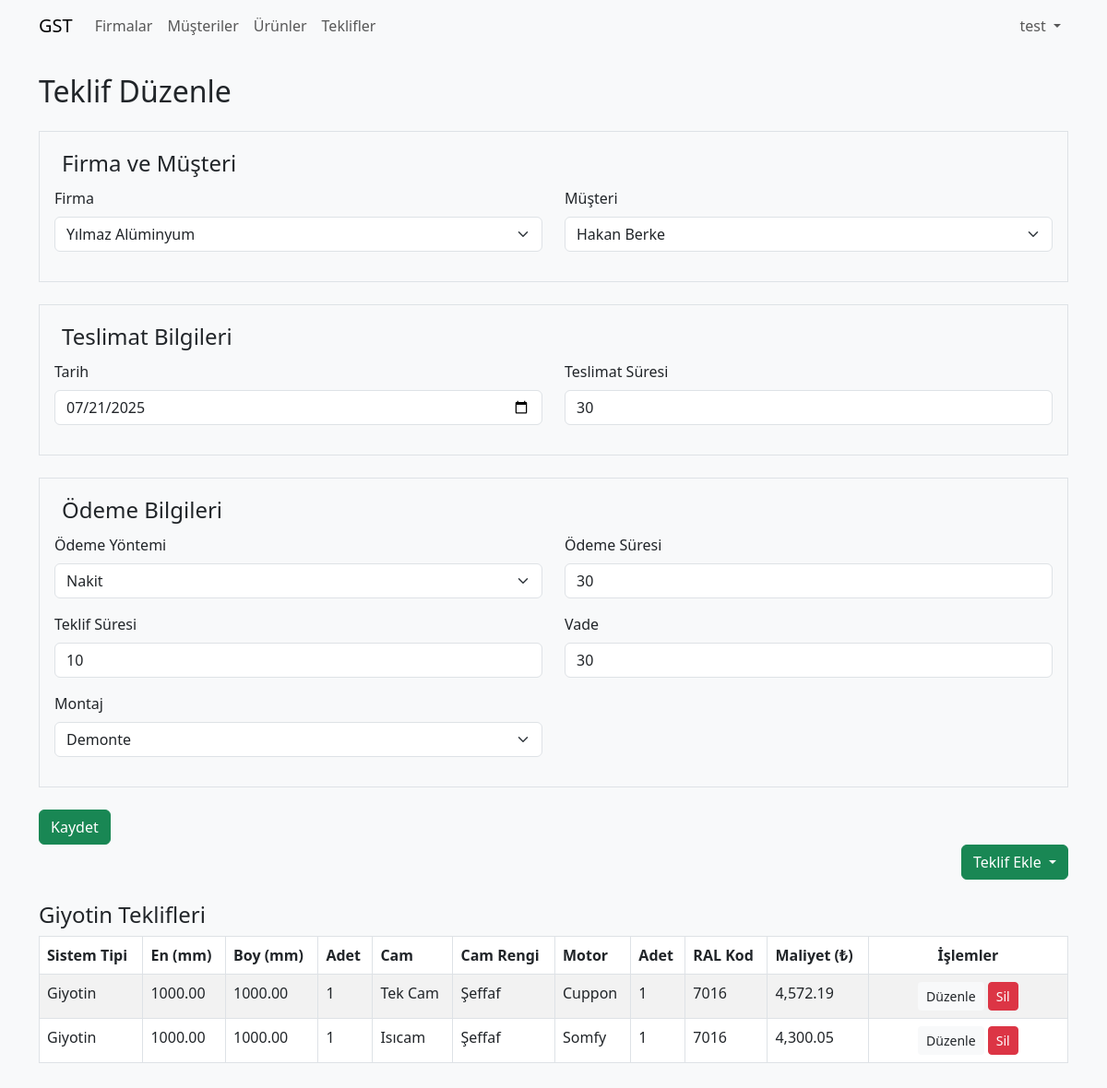
/offer_form?id=4 (signed in), run on an earlier commit of the app's database.
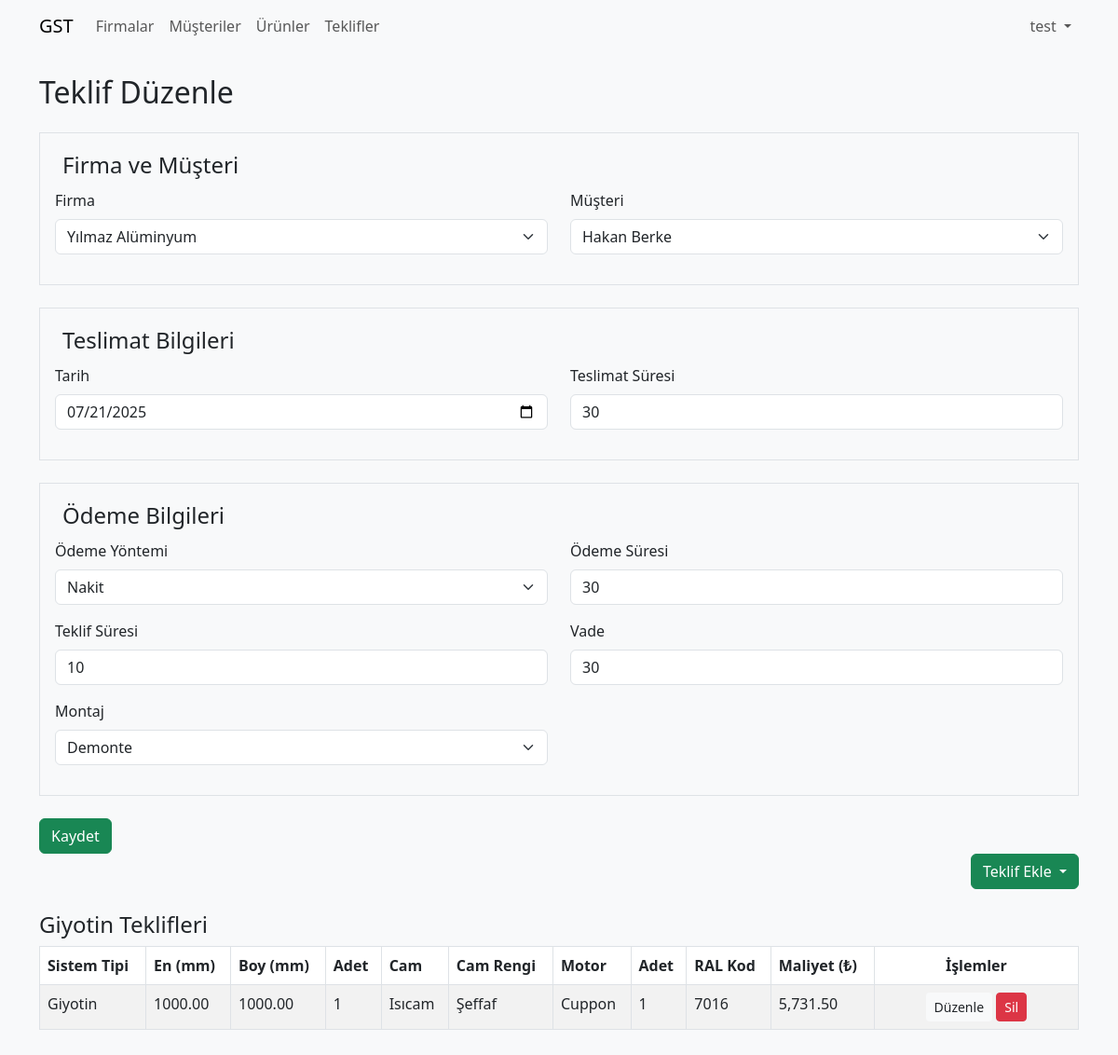
And on a later commit of the database.
### tables this page shows
CREATE TABLE `guillotine_quotes` (
  `id` bigint(20) UNSIGNED NOT NULL,
  `master_quote_id` bigint(20) UNSIGNED NOT NULL,
  `system_type` varchar(50) NOT NULL,
  `width_mm` decimal(10,2) NOT NULL,
  `height_mm` decimal(10,2) NOT NULL,
  `system_qty` int(10) UNSIGNED NOT NULL,
  `motor_system` varchar(50) DEFAULT NULL,
  `remote_system` varchar(50) DEFAULT NULL,
  `remote_qty` int(10) UNSIGNED DEFAULT NULL,
  `ral_code` varchar(50) DEFAULT NULL,
  `glass_type` varchar(50) DEFAULT NULL,
  `glass_color` varchar(50) DEFAULT NULL,
  `total_price` decimal(12,2) DEFAULT NULL,
  `profit_margin_rate` decimal(5,2) DEFAULT NULL COMMENT 'Yüzde cinsinden kâr marjı oranı',
  `profit_margin_amount` decimal(12,2) DEFAULT NULL COMMENT 'Toplam fiyat üzerinden hesaplanan kâr tutarı'
);

CREATE TABLE `master_quotes` (
  `id` bigint(20) UNSIGNED NOT NULL,
  `company_id` int(10) UNSIGNED NOT NULL,
  `contact_id` int(10) UNSIGNED NOT NULL,
  `quote_date` date NOT NULL,
  `prepared_by` int(10) UNSIGNED DEFAULT NULL,
  `delivery_term` varchar(50) DEFAULT NULL,
  `payment_method` varchar(50) DEFAULT NULL,
  `payment_due` varchar(50) DEFAULT NULL,
  `quote_validity` varchar(50) DEFAULT NULL,
  `maturity` varchar(50) DEFAULT NULL,
  `total_amount` decimal(14,2) DEFAULT NULL,
  `discount_rate` decimal(5,2) DEFAULT NULL,
  `discount_amount` decimal(14,2) DEFAULT NULL,
  `vat_rate` decimal(5,2) DEFAULT NULL,
  `vat_amount` decimal(14,2) DEFAULT NULL,
  `taxes_included_total` decimal(14,2) DEFAULT NULL,
  `assembly_type` varchar(255) DEFAULT NULL
);

CREATE TABLE `companies` (
  `id` int(10) UNSIGNED NOT NULL,
  `name` varchar(100) NOT NULL,
  `phone` varchar(20) DEFAULT NULL,
  `address` varchar(255) DEFAULT NULL,
  `email` varchar(100) DEFAULT NULL
);

### helpers/theme.php (called while the page is built, shortened)
<?php
function get_theme(): string
{
    return $_SESSION['theme'] ?? 'light';
}
function theme_css(): string
{
    return (get_theme() === 'dark')
        ? 'https://cdn.jsdelivr.net/npm/bootswatch@5.3.0/dist/darkly/bootstrap.min.css'
        : 'https://cdn.jsdelivr.net/npm/bootstrap@5.3.0/dist/css/bootstrap.min.css';
}
function get_color(): string
{
    return $_SESSION['color'] ?? 'primary';
}

### offer_form.php (the view, shortened to what the changed rows need)
<?php
require_once 'config.php';
require_once 'helpers/theme.php';
$companyStmt = $pdo->query("SELECT id, name FROM companies ORDER BY name");
$companies = $companyStmt->fetchAll();
$customerStmt = $pdo->query("SELECT id, CONCAT(first_name,' ',last_name) AS name FROM customers ORDER BY first_name, last_name");
$customers = $customerStmt->fetchAll();
$canAdd = count($companies) > 0 && count($customers) > 0;
$id = isset($_GET['id']) ? (int) $_GET['id'] : 0;
$quote = null;
$guillotines = [];
if ($id) {
    $stmt = $pdo->prepare("SELECT * FROM master_quotes WHERE id = :id");
    $stmt->execute([':id' => $id]);
    $quote = $stmt->fetch();
    $gStmt = $pdo->prepare("SELECT * FROM guillotine_quotes WHERE master_quote_id = :id");
    $gStmt->execute([':id' => $id]);
    $guillotines = $gStmt->fetchAll();
}
?>
<!DOCTYPE html>
<html lang="tr">
<head>
    <link href="<?php echo theme_css(); ?>" rel="stylesheet">
</head>
<body class="bg-light">
    <?php include 'includes/header.php'; ?>
    <div class="container py-4">
        <h2 class="mb-4">Teklif <?php echo $id ? 'Düzenle' : 'Ekle'; ?></h2>
        <?php if (!$canAdd): ?>
        <div class="alert alert-warning">
            Teklif ekleyebilmek için önce <a href="company" class="alert-link">firma</a> ve <a href="customers"
                class="alert-link">müşteri</a> eklemelisiniz.
        </div>
        <?php else: ?>
        <form method="post">
            <fieldset class="border p-3 mb-4">
                <legend class="w-auto px-2">Firma ve Müşteri</legend>
                <div class="row">
                    <div class="col-md-6 mb-3">
                        <label class="form-label">Firma</label>
                        <select name="company_id" class="form-select" required>
                            <?php foreach ($companies as $co): ?>
                            <option value="<?php echo $co['id']; ?>"
                                <?php echo ($quote && $quote['company_id'] == $co['id']) ? 'selected' : ''; ?>>
                                <?php echo htmlspecialchars($co['name']); ?></option>
                            <?php endforeach; ?>
                        </select>
                    </div>
                    <div class="col-md-6 mb-3">
                        <label class="form-label">Müşteri</label>
                        <select name="contact_id" class="form-select" required>
                            <?php foreach ($customers as $cu): ?>
                            <option value="<?php echo $cu['id']; ?>"
                                <?php echo ($quote && $quote['contact_id'] == $cu['id']) ? 'selected' : ''; ?>>
                                <?php echo htmlspecialchars($cu['name']); ?></option>
                            <?php endforeach; ?>
                        </select>
                    </div>
                </div>
            </fieldset>
            <fieldset class="border p-3 mb-4">
                <legend class="w-auto px-2">Teslimat Bilgileri</legend>
                <div class="row">
                    <div class="col-md-6 mb-3">
                        <label class="form-label">Tarih</label>
                        <input type="date" name="quote_date" class="form-control"
                            value="<?php echo $quote ? htmlspecialchars($quote['quote_date']) : ''; ?>" required>
                    </div>
                    <div class="col-md-6 mb-3">
                        <label class="form-label">Teslimat Süresi</label>
                        <input type="text" name="delivery_term" class="form-control"
                            value="<?php echo $quote ? htmlspecialchars($quote['delivery_term']) : ''; ?>">
                    </div>
                </div>
            </fieldset>
            <fieldset class="border p-3 mb-4">
                <legend class="w-auto px-2">Ödeme Bilgileri</legend>
                <div class="row">
                    <div class="col-md-6 mb-3">
                        <label class="form-label">Ödeme Yöntemi</label>
                        <select name="payment_method" class="form-select">
                            <?php
                            $methods = ['Nakit', 'Havale/EFT', 'Kredi Kartı', 'Çek', 'Senet'];
                            $current = $quote['payment_method'] ?? '';
                            foreach ($methods as $method): ?>
                            <option value="<?php echo $method; ?>"
                                <?php echo $current === $method ? 'selected' : ''; ?>>
                                <?php echo $method; ?></option>
                            <?php endforeach; ?>
                        </select>
                    </div>
                    <div class="col-md-6 mb-3">
                        <label class="form-label">Ödeme Süresi</label>
                        <input type="text" name="payment_due" class="form-control"
                            value="<?php echo $quote ? htmlspecialchars($quote['payment_due']) : ''; ?>">
                    </div>
                </div>
                <div class="row">
                    <div class="col-md-6 mb-3">
                        <label class="form-label">Teklif Süresi</label>
                        <input type="text" name="quote_validity" class="form-control"
                            value="<?php echo $quote ? htmlspecialchars($quote['quote_validity']) : ''; ?>">
                    </div>
                    <div class="col-md-6 mb-3">
                        <label class="form-label">Vade</label>
                        <input type="text" name="maturity" class="form-control"
                            value="<?php echo $quote ? htmlspecialchars($quote['maturity']) : ''; ?>">
                    </div>
                </div>
                <div class="row">
                    <div class="col-md-6 mb-3">
                        <label class="form-label">Montaj</label>
                        <select name="assembly_type" class="form-select">
                            <?php
                            $assemblyOptions = ['Demonte', 'Müşteri Montajlı', 'Bayi Montajlı'];
                            $currentAssembly = $quote['assembly_type'] ?? '';
                            foreach ($assemblyOptions as $opt): ?>
                            <option value="<?php echo $opt; ?>"
                                <?php echo $currentAssembly === $opt ? 'selected' : ''; ?>><?php echo $opt; ?></option>
                            <?php endforeach; ?>
                        </select>
                    </div>
                </div>
            </fieldset>
            <button type="submit" class="btn btn-<?php echo get_color(); ?>">Kaydet</button>
        </form>
        <div class="mb-3 d-flex">
            <div class="dropdown ms-auto">
                <button class="btn btn-<?php echo get_color(); ?> dropdown-toggle" type="button" id="offerDropdown"
                    data-bs-toggle="dropdown" aria-expanded="false">
                    Teklif Ekle
                </button>
            </div>
        </div>
        <?php if ($id): ?>
        <?php if ($guillotines): ?>
        <h4 class="mt-4">Giyotin Teklifleri</h4>
        <table class="table table-bordered table-striped">
            <thead>
                <tr>
                    <th>Sistem Tipi</th>
                    <th>En (mm)</th>
                    <th>Boy (mm)</th>
                    <th>Adet</th>
                    <th>Cam</th>
                    <th>Cam Rengi</th>
                    <th>Motor</th>
                    <th>Adet</th>
                    <th>RAL Kod</th>
                    <th>Maliyet (₺)</th>
                    <th class="text-center actions-col">İşlemler</th>
                </tr>
            </thead>
            <tbody>
                <?php foreach ($guillotines as $g): ?>
                <tr>
                    <td><?php echo htmlspecialchars($g['system_type']); ?></td>
                    <td><?php echo htmlspecialchars($g['width_mm']); ?></td>
                    <td><?php echo htmlspecialchars($g['height_mm']); ?></td>
                    <td><?php echo htmlspecialchars($g['system_qty']); ?></td>
                    <td><?php echo htmlspecialchars($g['glass_type']); ?></td>
                    <td><?php echo htmlspecialchars($g['glass_color']); ?></td>
                    <td><?php echo htmlspecialchars($g['motor_system']); ?></td>
                    <td><?php echo htmlspecialchars($g['remote_qty']); ?></td>
                    <td><?php echo htmlspecialchars($g['ral_code']); ?></td>
                    <td><?php echo number_format((float)$g['total_price'], 2); ?></td>
                    <td class="text-center">
                        <button class="btn btn-sm bg-light text-dark edit-guillotine-btn" data-bs-toggle="modal"
                            data-bs-target="#giyotinModal" data-id="<?php echo $g['id']; ?>"
                            data-width="<?php echo htmlspecialchars($g['width_mm']); ?>"
                            data-height="<?php echo htmlspecialchars($g['height_mm']); ?>"
                            data-qty="<?php echo htmlspecialchars($g['system_qty']); ?>"
                            data-glass="<?php echo htmlspecialchars($g['glass_type']); ?>"
                            data-color="<?php echo htmlspecialchars($g['glass_color']); ?>"
                            data-motor="<?php echo htmlspecialchars($g['motor_system']); ?>"
                            data-remote="<?php echo htmlspecialchars($g['remote_qty']); ?>"
                            data-ral="<?php echo htmlspecialchars($g['ral_code']); ?>">
                            Düzenle
                        </button>
                        <form method="post" action="offer_form?id=<?php echo $id; ?>" class="d-inline-block"
                            onsubmit="return confirm('Silmek istediğinize emin misiniz?');">
                            <button type="submit" class="btn btn-sm btn-danger">Sil</button>
                        </form>
                    </td>
                </tr>
                <?php endforeach; ?>
            </tbody>
        </table>
        <?php endif; ?>
        <?php endif; ?>
        <?php endif; ?>
    </div>
</body>
</html>

What changed in the data, as far as the page shows it:
removed guillotine_quotes: system_type "Giyotin", width_mm "1000.00", height_mm "1000.00", system_qty "1", glass_type "Isıcam", glass_color "Şeffaf", motor_system "Somfy", remote_qty "1", ral_code "7016", total_price "4,300.05"
changed master_quotes "Hakan Berke": assembly_type (not shown) → "Demonte"
changed guillotine_quotes "Giyotin": glass_type "Tek Cam" → "Isıcam"; total_price "4,572.19" → "5,731.50"
Also different on the page:
form field assembly_type: "Demonte" → (not shown)
